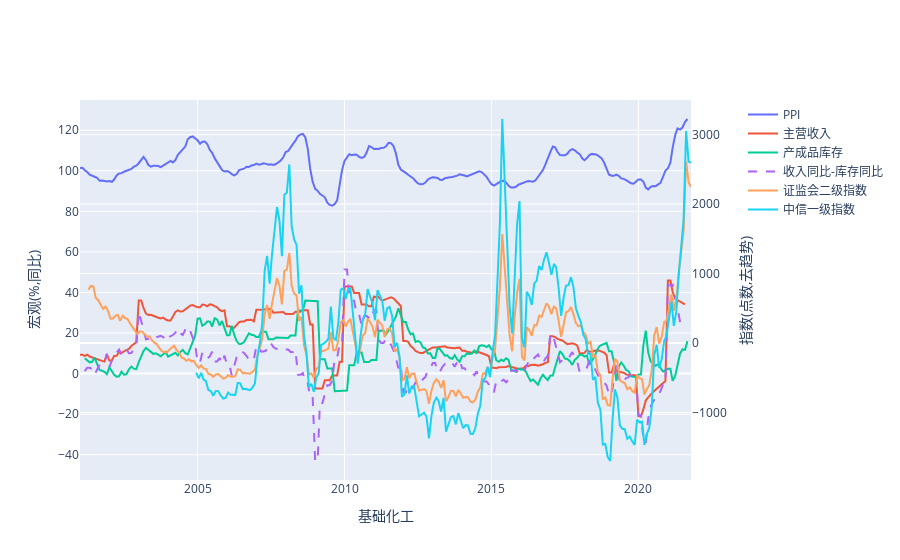

Notebook code for this chart:
### Code cell
# ！
compare_plot(ppi['化学原料和化学制品制造业'], income['化学原料和化学制品制造业'], stock['化学原料和化学制品制造业'], inc_stk['化学原料和化学制品制造业'],
             statistic_ind['化学原料和化学制品'], citic_ind['基础化工'], title='基础化工')

### Figure 1 — Plotly figure (JSON) as saved in the notebook; plotly's stock layout.template omitted (floating-point values rounded to 4 significant figures; data arrays with more than 128 entries replaced by an {"elided": "..."} marker saying what was removed)
{"data": [{"name": "PPI", "showlegend": true, "type": "scatter", "x": {"elided": "249 str values"}, "xaxis": "x", "y": {"elided": "249 float values"}, "yaxis": "y"}, {"name": "主营收入", "showlegend": true, "type": "scatter", "x": {"elided": "248 str values"}, "xaxis": "x", "y": {"elided": "248 float values"}, "yaxis": "y"}, {"name": "产成品库存", "showlegend": true, "type": "scatter", "x": {"elided": "244 str values"}, "xaxis": "x", "y": {"elided": "244 float values"}, "yaxis": "y"}, {"line": {"dash": "dash"}, "name": "收入同比-库存同比", "showlegend": true, "type": "scatter", "x": {"elided": "243 str values"}, "xaxis": "x", "y": {"elided": "243 float values"}, "yaxis": "y"}, {"name": "证监会二级指数", "showlegend": true, "type": "scatter", "x": {"elided": "247 str values"}, "xaxis": "x", "y": {"elided": "247 float values"}, "yaxis": "y2"}, {"name": "中信一级指数", "showlegend": true, "type": "scatter", "x": {"elided": "203 str values"}, "xaxis": "x", "y": {"elided": "203 float values"}, "yaxis": "y2"}], "layout": {"autosize": true, "xaxis": {"anchor": "y", "autorange": true, "domain": [0, 0.94], "range": ["2001-01-01", "2021-10-15"], "title": {"text": "基础化工"}, "type": "date"}, "yaxis": {"anchor": "x", "autorange": true, "domain": [0, 1], "range": [-52.47, 134.9], "title": {"text": "宏观(%,同比)"}, "type": "linear"}, "yaxis2": {"anchor": "x", "autorange": true, "overlaying": "y", "range": [-1974.0, 3500.0], "side": "right", "title": {"text": "指数(点数,去趋势)"}, "type": "linear"}}}
